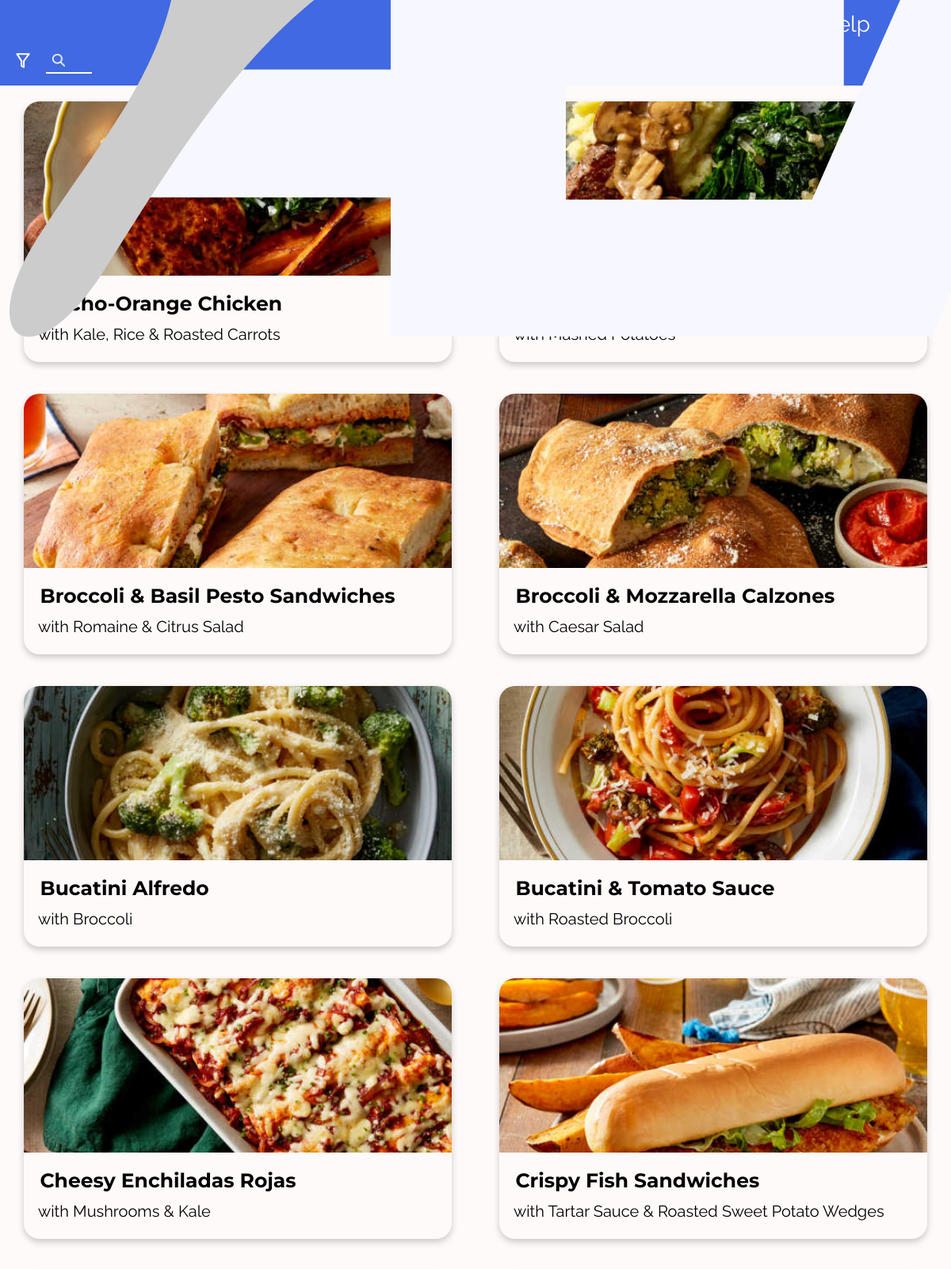
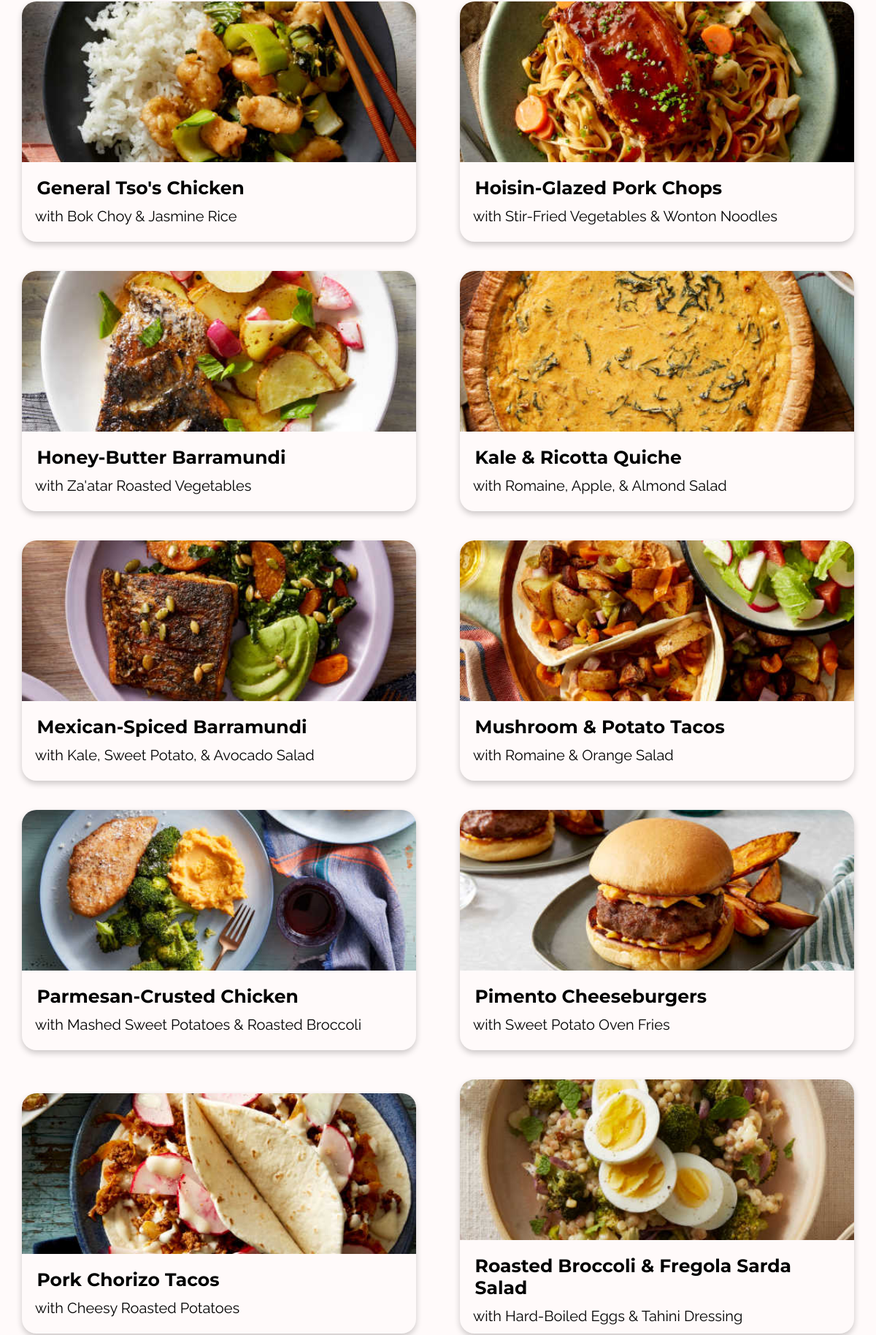
Screenshot of /search.php (upper part) with the database file from the repository (2 pictures, top to bottom).
### tables this page shows
CREATE TABLE IF NOT EXISTS `recipes` (
  `id` int(11) NOT NULL AUTO_INCREMENT,
  `title` varchar(43) DEFAULT NULL,
  `side` varchar(42) DEFAULT NULL,
  `description` varchar(416) DEFAULT NULL,
  `time` int(2) DEFAULT NULL,
  `servings` int(1) DEFAULT NULL,
  `nutrition` int(3) DEFAULT NULL,
  `ingredients` varchar(417) DEFAULT NULL,
  `kitchen_tool` varchar(596) DEFAULT NULL,
  `tips` varchar(920) DEFAULT NULL,
  `steps` varchar(3029) DEFAULT NULL,
  `recipe_folder` varchar(94) DEFAULT NULL,
  PRIMARY KEY (`id`)
);

### includes/init.php (called while the page is built)
<?php
  require_once 'database.php';
  require_once 'functions.php';
  include "_header.php";
?>

### includes/functions.php (called while the page is built, shortened)
<?php
function db_size($connection) {
  $query = "SELECT * ";
  $query .= 'FROM recipes ';
  $result = mysqli_query($connection, $query);
  return mysqli_num_rows($result);
}
?>

### search.php (the view, shortened to what this page needs)
<?php
  include "includes/init.php";
?>
<div id="searchbar-div">
  <img id="filter-icon" src="img/filter.png"></img>
  <form id="search-form">
    <input type="text" name="search">
  </form>
</div>
<?php
  $query_result = isset($_GET["search"]) ? $_GET["search"] : null;
  $query_result_orig = $query_result;
  $query_result = mysqli_real_escape_string($connection, $query_result);
  if (!$query_result) {
    $query = 'SELECT * ';
    $query .= 'FROM recipes';
  } else {
    $query = 'SELECT * ';
    $query .= 'FROM recipes ';
    $query .= "WHERE title LIKE '%{$query_result}%' OR side LIKE '%{$query_result}%' OR description LIKE '%{$query_result}%' OR ingredients LIKE '%{$query_result}%' OR steps LIKE '%{$query_result}%' ";
  }
  $result = mysqli_query($connection, $query);
  if (!$result) {
    die('Database query failed.');
  }
  else {
  echo '<div class="results-holder">';
  $num_rows = mysqli_num_rows($result);
  if( mysqli_num_rows($result) != db_size($connection)) { ?>
    <h2 class="title" id="results-num"><?php echo "$num_rows results found for $query_result_orig!"; ?></h2>
  <?php } ?>
  <div class="card-holder card-holder-search">
  <?php while ($recipe = mysqli_fetch_assoc($result)) { ?>
    <div class="card">
      <a href="recipe.php?id=<?php echo $recipe['id'] ?>">
        <img class="card-img" src="img/recipe_pics/<?php echo $recipe['recipe_folder']?>/beauty_pic_500.jpg">
        <div class="container">
          <h4 class="title card-text"><?php echo $recipe['title']; ?></h4>
          <p class="card-text">with <?php echo $recipe['side']; ?></p>
        </div>
      </a>
    </div>
  <?php
      }
      echo "</div>";
    }
?>
  </div>
<?php include "includes/_footer.php"; ?>

### includes/_header.php (shortened to what this page needs)
<!DOCTYPE html>
<html lang="en">
    <head>
        <link rel="stylesheet" href="css/main.css">
        <link rel="stylesheet" href="css/media.css">
        <link rel="stylesheet" href="css/normalize.css">
    </head>
    <body>
      <div class="wrapper">
        <div id="navbar-header">
          <div class="navbar-div" id="logo-div">
      			<a id="logo-btn" href="index.php">
              <object id="logo-obj" data="img/logo.svg" type="image/svg+xml">
      				  <img src="img/logo.png" alt="Aeat Logo">
      			  </object>
            </a>
      		</div>
          <a class="navbar-txt-item" href="index.php">Home</a>
          <a class="navbar-txt-item" href="search.php">Browse</a>
          <a class="navbar-txt-item" href="recipe.php?id=<?php echo mt_rand(1, 40);?>">A Recipe</a>
          <a class="navbar-txt-item" href="help.php">Help</a>
          <div class="navbar-div mobile-right-divs" id="search-div">
            <a id="search-btn" href="search.php">
              <object id="search-obj" data="img/search.svg" type="image/svg+xml">
        				<img src="img/search.png" alt="Search">
        			</object>
            </a>
      		</div>
        </div>
        <div id="main-pg">

### includes/_footer.php (shortened to what this page needs)
      </div>
    </body>
</html>

### css/main.css (style rules this page uses)
html { --main-bg-color: royalblue; --tert-bg-color: mediumblue; --main-accent-color: snow; --tert-accent-color: floralwhite; --title-font: 'Montserrat', sans-serif; --desc-font: 'Raleway', sans-serif; }
body { overflow-x: hidden; background-color: var(--main-accent-color); font-family: var(--desc-font); }
object { pointer-events: none; }
a { text-decoration: none; color: #000; }
.title { font-size: 1.25em; font-family: var(--title-font); }
.wrapper { overflow-x: hidden; overflow-y: hidden; display: grid; grid-template-rows: 3em auto 1fr 3em; grid-template-areas: "header" "main" "sidebar" "footer"; }
#navbar-header { height: 100%; width: 100%; grid-area: header; display: flex; justify-content: flex-end; align-items: center; background-color: var(--main-bg-color); z-index: 100; }
#logo-div { width: 5.25rem; margin-left: auto; margin-right: auto; transform: translateX(25%); }
.navbar-div { padding: 0.5em; }
#search-div { width: 1.75rem; }
.navbar-txt-item { display: none; padding-left: 1em; padding-right: 1em; text-decoration: none; color: var(--main-accent-color); font-size: 1.3em; transition: opacity 0.3s ease-in-out; }
#logo-btn { display: block; }
#search-btn { display: block; }
.card-holder { display: grid; justify-items: center; width: 100%; grid-template-columns: 1fr; margin-bottom: 1em; }
.card { box-shadow: 0 4px 8px 0 rgba(0,0,0,0.2); transition: 0.3s; width: 80%; margin: auto; margin-bottom: 2em; margin-left: 2em; margin-right: 2em; border-radius: 20px; background-color: var(--main-accent-color); }
.card-img { border-radius: 20px 20px 0px 0px; width: 100%; max-height: 220px; object-fit: cover; }
.container { min-height: 100px; padding: 2px 8px; }
.card-text { margin: 0.5em; }
#searchbar-div { display: flex; align-items: center; padding: 0.5em; padding-top: 0em; padding-bottom: 0.75em; background-color: var(--main-bg-color); z-index: 50; }
#filter-icon { width: 5%; height: 5%; padding-left: 0.5em; padding-right: 1em; cursor: pointer; }
#searchbar-div input[type=text] { width: 20px; color: var(--main-accent-color); border: none; border-bottom: 2px solid var(--main-accent-color); font-size: 16px; background-color: #00000000; background-image: url('../img/search.png'); background-position: 8px 8px; background-size: 16px 16px; background-repeat: no-repeat; padding: 6px; padding-left: 32px; transition: all 0.4s ease-in-out; }
.card-holder-search { margin-bottom: 0em; }
.results-holder { margin-top: 1em; transition: all 0.3s ease-in-out 0.15s; }

### css/media.css (style rules this page uses)
@media screen and (min-width: 768px) { body { font-size: 1.25em; } }
@media screen and (min-width: 768px) { .navbar-txt-item { display: block; } }
@media screen and (min-width: 768px) { #logo-div { margin-left: 0; margin-right: auto; transform: translateX(0%); } }
@media screen and (min-width: 768px) { #search-div { width: 1.5rem; padding-right: 1em; } }
@media screen and (min-width: 768px) { .card-holder { grid-template-columns: repeat(2, 1fr); } }
@media screen and (min-width: 768px) { .card { width: 90%; } }
@media screen and (min-width: 768px) { #filter-icon { width: 3%; height: 3%; } }
@media screen and (min-width : 1024px) { .navbar-txt-item { font-size: 1.4em; } }
@media screen and (min-width : 1024px) { #search-div { padding-right: 2em; } }
@media screen and (min-width : 1024px) { #filter-icon { width: 1.5%; height: 1.5%; } }

### rows the page displays
recipes: recipe_folder (picture), title "Ancho-Orange Chicken", side "Kale, Rice & Roasted Carrots"
recipes: recipe_folder (picture), side "Mashed Potatoes"
recipes: recipe_folder (picture), title "Broccoli & Basil Pesto Sandwiches", side "Romaine & Citrus Salad"
recipes: recipe_folder (picture), title "Broccoli & Mozzarella Calzones", side "Caesar Salad"
recipes: recipe_folder (picture), title "Bucatini Alfredo", side "Broccoli"
recipes: recipe_folder (picture), title "Bucatini & Tomato Sauce", side "Roasted Broccoli"
recipes: recipe_folder (picture), title "Cheesy Enchiladas Rojas", side "Mushrooms & Kale"
recipes: recipe_folder (picture), title "Crispy Fish Sandwiches", side "Tartar Sauce & Roasted Sweet Potato Wedges"
recipes: recipe_folder (picture), title "General Tso's Chicken", side "Bok Choy & Jasmine Rice"
recipes: recipe_folder (picture), title "Hoisin-Glazed Pork Chops", side "Stir-Fried Vegetables & Wonton Noodles"
recipes: recipe_folder (picture), title "Honey-Butter Barramundi", side "Za'atar Roasted Vegetables"
recipes: recipe_folder (picture), title "Kale & Ricotta Quiche", side "Romaine, Apple, & Almond Salad"
recipes: recipe_folder (picture), title "Mexican-Spiced Barramundi", side "Kale, Sweet Potato, & Avocado Salad"
recipes: recipe_folder (picture), title "Mushroom & Potato Tacos", side "Romaine & Orange Salad"
recipes: recipe_folder (picture), title "Parmesan-Crusted Chicken", side "Mashed Sweet Potatoes & Roasted Broccoli"
recipes: recipe_folder (picture), title "Pimento Cheeseburgers", side "Sweet Potato Oven Fries"
recipes: recipe_folder (picture), title "Pork Chorizo Tacos", side "Cheesy Roasted Potatoes"
recipes: recipe_folder (picture), title "Roasted Broccoli & Fregola Sarda Salad", side "Hard-Boiled Eggs & Tahini Dressing"
